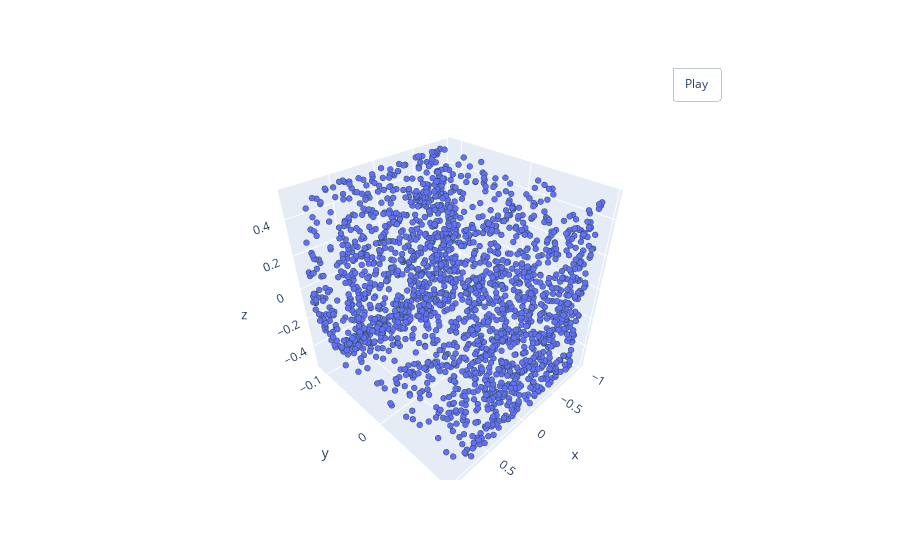

Source (notebook cell):
### Code cell
n_pc = normalize_pc(pc) 
pcshow(*n_pc.T)

### Figure 1 — Plotly figure (JSON) as saved in the notebook; plotly's stock layout.template omitted (floating-point values rounded to 4 significant figures; data arrays with more than 128 entries replaced by an {"elided": "..."} marker saying what was removed)
{"data": [{"marker": {"line": {"color": "DarkSlateGrey", "width": 2}, "size": 2}, "mode": "markers", "type": "scatter3d", "x": {"elided": "2048 float values"}, "y": {"elided": "2048 float values"}, "z": {"elided": "2048 float values"}}], "layout": {"updatemenus": [{"buttons": [{"args": [null, {"frame": {"duration": 50, "redraw": true}, "fromcurrent": true, "mode": "immediate", "transition": {"duration": 0}}], "label": "Play", "method": "animate"}], "pad": {"r": 10, "t": 45}, "showactive": false, "type": "buttons", "x": 0.8, "xanchor": "left", "y": 1, "yanchor": "bottom"}]}}
